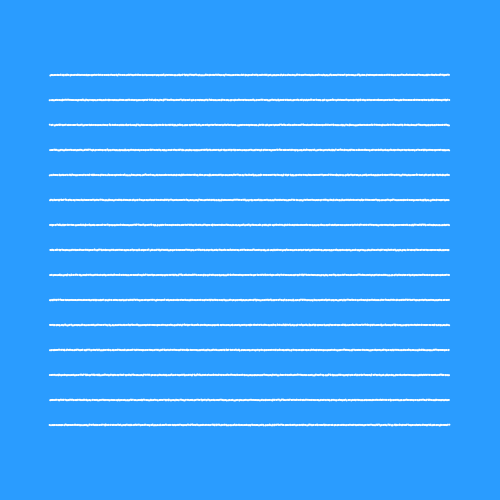
Frame 1 (no input)
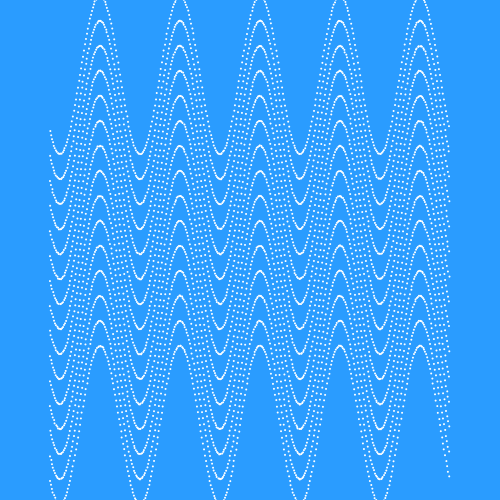
Frame 60 (the mouse pressed at the canvas centre just before this capture)
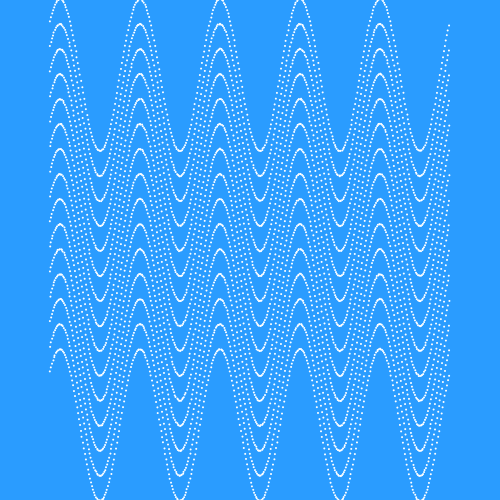
Frame 120 (the mouse held since frame 60 and released just before this capture)

The Processing sketch that drew these frames (run headless with seeded random() and noise(); from frame 60 on, the mouse is pressed at the canvas centre):

// Processing sketch: processing_170254
// ── processing_170254.pde

void setup() {
  size(500,500);
  smooth();
  noStroke();
  noise(4);
}
 
float a = 0;
float s = TWO_PI/180;
 
void draw() {
  Lines();
  a+=s;
}

 float randomC() {
  float r = random(0,1);
  float ang = sin(TWO_PI*random(0,1));
  return r*ang;}

void Lines() {
  background(42,156,255);
   for(int j=50;j<450;j+=25) {
     for(int i=50;i<450;i++) {
      if(j!=50 && j!=440) { //grid
      float step = sin(a)*(sin((i)*PI/40.0));
       float swing = j+step*(noise(a+i/300, a+j/300,a/10)-90.0);
       float dx = randomC()/2;
       float dy = randomC()/2;
       float x = i+dx;
       float y = swing+dy;
       ellipse(x,y,2,2);
     
    }
  }
 }
 
}
